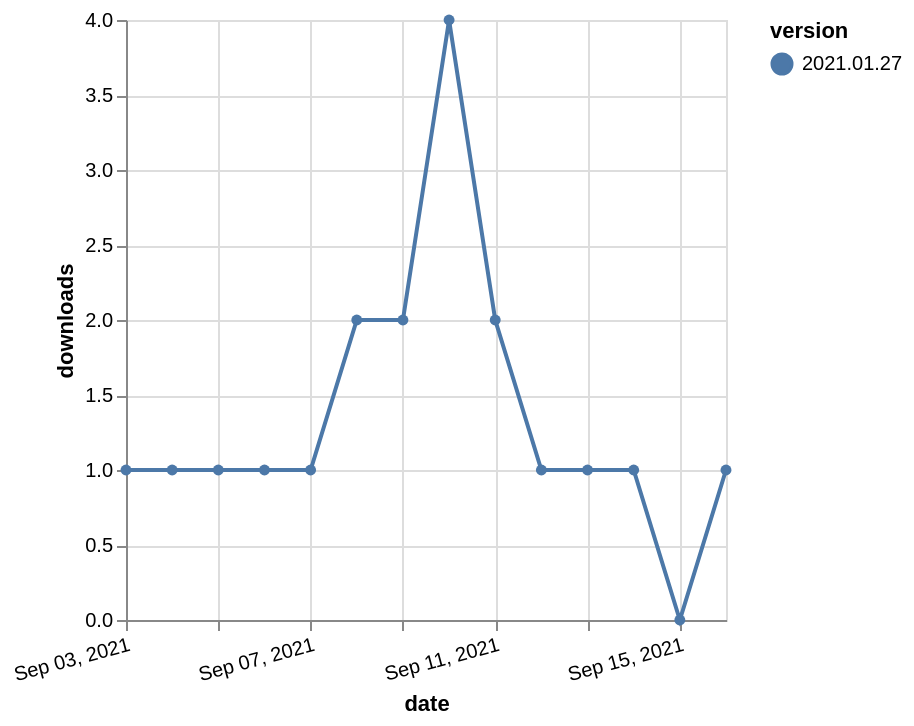

The Vega-Lite source for this figure:
### Vega-Lite specification from a JSON file in a GitHub repository (floating-point values rounded to 4 significant figures)
{"$schema": "https://vega.github.io/schema/vega-lite/v5.json", "description": "A simple bar chart with embedded data.", "data": {"values": [{"date": "2021-09-03", "total": 149, "delta": 1, "version": "2021.01.27"}, {"date": "2021-09-04", "total": 150, "delta": 1, "version": "2021.01.27"}, {"date": "2021-09-05", "total": 151, "delta": 1, "version": "2021.01.27"}, {"date": "2021-09-06", "total": 152, "delta": 1, "version": "2021.01.27"}, {"date": "2021-09-07", "total": 153, "delta": 1, "version": "2021.01.27"}, {"date": "2021-09-08", "total": 155, "delta": 2, "version": "2021.01.27"}, {"date": "2021-09-09", "total": 157, "delta": 2, "version": "2021.01.27"}, {"date": "2021-09-10", "total": 161, "delta": 4, "version": "2021.01.27"}, {"date": "2021-09-11", "total": 163, "delta": 2, "version": "2021.01.27"}, {"date": "2021-09-12", "total": 164, "delta": 1, "version": "2021.01.27"}, {"date": "2021-09-13", "total": 165, "delta": 1, "version": "2021.01.27"}, {"date": "2021-09-14", "total": 166, "delta": 1, "version": "2021.01.27"}, {"date": "2021-09-15", "total": 166, "delta": 0, "version": "2021.01.27"}, {"date": "2021-09-16", "total": 167, "delta": 1, "version": "2021.01.27"}]}, "width": "container", "mark": {"type": "line", "point": {"filled": true}}, "encoding": {"x": {"field": "date", "type": "temporal", "timeUnit": "yearmonthdate", "title": "date", "axis": {"labelAngle": -15}}, "y": {"field": "delta", "type": "quantitative", "title": "downloads"}, "color": {"field": "version", "type": "nominal"}, "tooltip": {"field": "delta"}}}
